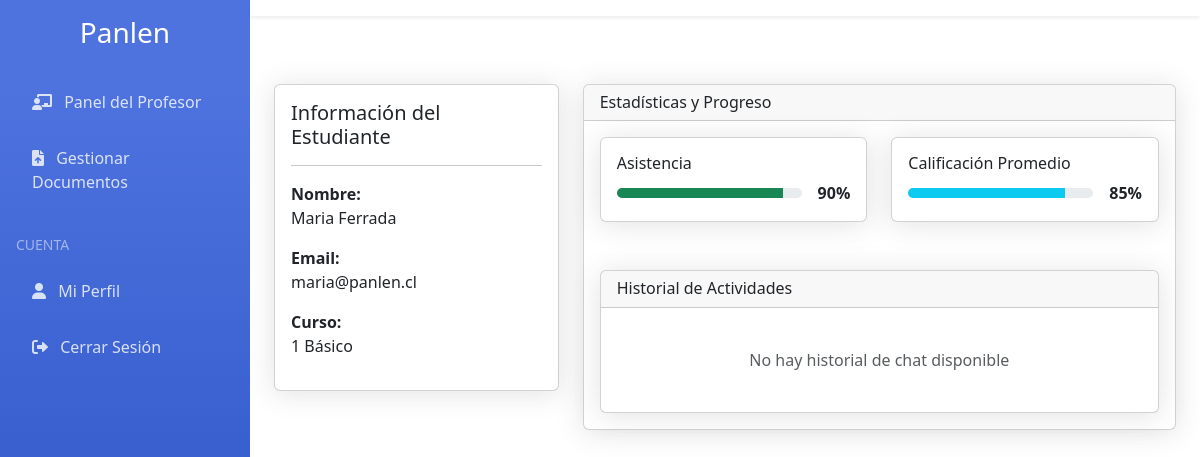
/moderator/curso/3/student/7/ (signed in), run on the app's committed database.
### accounts/models.py (models this page shows, shortened)
class User(AbstractUser):
    USER_TYPE_CHOICES = (
        ('student', 'Estudiante'),
        ('moderator', 'Profesor'),
        ('admin', 'Administrador'),
    )
    user_type = models.CharField(max_length=10, choices=USER_TYPE_CHOICES, default='student')
    specialization = models.CharField(max_length=100, blank=True, null=True, help_text='Especialización del profesor')
    class Meta:
        db_table = 'users'

class Curso(models.Model):
    name = models.CharField(max_length=100)
    description = models.TextField(blank=True)
    moderators = models.ManyToManyField(User, related_name='moderated_courses')
    members = models.ManyToManyField(User, related_name='member_courses')
    active = models.BooleanField(default=True)
    created_at = models.DateTimeField(auto_now_add=True)
    updated_at = models.DateTimeField(auto_now=True)
    class Meta:
        db_table = 'cursos'

### moderator/views.py (the view, shortened to what this page needs)
# urls.py: path('curso/<int:curso_id>/student/<int:student_id>/', views.student_progress, name='student_progress'),
@login_required
@user_passes_test(is_moderator)
def student_progress(request, curso_id, student_id):
    curso = get_object_or_404(Curso, id=curso_id, moderators=request.user)
    student = get_object_or_404(User, id=student_id, user_type='student')
    chat_sessions = ChatSession.objects.filter(user=student).order_by('-created_at')
    chat_history = []
    context = {
        'curso': curso,
        'student': student,
        'chat_history': chat_history,
    }
    return render(request, 'moderator/student_progress.html', context)

### moderator/views.py (called while the page is built)
def is_moderator(user):
    return user.user_type == 'moderator'

### moderator/templates/moderator/student_progress.html (shortened to what this page needs)
{% extends "base.html" %}
{% block content %}
<div class="row">
    <div class="col-md-4">
        <div class="card">
            <div class="card-body">
                <h5 class="card-title">Información del Estudiante</h5>
                <hr>
                <div class="mb-3">
                    <strong>Nombre:</strong>
                    <p>{{ student.get_full_name|default:student.username }}</p>
                </div>
                <div class="mb-3">
                    <strong>Email:</strong>
                    <p>{{ student.email }}</p>
                </div>
                <div class="mb-3">
                    <strong>Curso:</strong>
                    <p>{{ curso.name }}</p>
                </div>
            </div>
        </div>
    </div>
    <div class="col-md-8">
        <div class="card">
            <div class="card-header">
                <h6 class="mb-0">Estadísticas y Progreso</h6>
            </div>
            <div class="card-body">
                <div class="row">
                    <div class="col-md-6 mb-4">
                        <div class="card">
                            <div class="card-body">
                                <h6 class="card-title">Asistencia</h6>
                                <div class="d-flex align-items-center">
                                    <div class="progress flex-grow-1 me-3" style="height: 10px;">
                                        <div class="progress-bar bg-success" role="progressbar" style="width: 90%"></div>
                                    </div>
                                    <span class="fw-bold">90%</span>
                                </div>
                            </div>
                        </div>
                    </div>
                    <div class="col-md-6 mb-4">
                        <div class="card">
                            <div class="card-body">
                                <h6 class="card-title">Calificación Promedio</h6>
                                <div class="d-flex align-items-center">
                                    <div class="progress flex-grow-1 me-3" style="height: 10px;">
                                        <div class="progress-bar bg-info" role="progressbar" style="width: 85%"></div>
                                    </div>
                                    <span class="fw-bold">85%</span>
                                </div>
                            </div>
                        </div>
                    </div>
                </div>
                <div class="col-12 mt-4">
                    <div class="card">
                        <div class="card-header">
                            <h6 class="mb-0">Historial de Actividades</h6>
                        </div>
                        <div class="card-body">
                            <div class="accordion" id="chatHistoryAccordion">
                                {% for chat in chat_history %}
                                <div class="accordion-item">
                                    <h2 class="accordion-header" id="heading{{ chat.session.id }}">
                                        <button class="accordion-button collapsed" type="button" data-bs-toggle="collapse"
                                                data-bs-target="#collapse{{ chat.session.id }}" aria-expanded="false"
                                                aria-controls="collapse{{ chat.session.id }}">
                                            Sesión del {{ chat.session.created_at|date:"d/m/Y H:i" }}
                                            <span class="badge bg-primary ms-2">{{ chat.message_count }} mensajes</span>
                                        </button>
                                    </h2>
                                    <div id="collapse{{ chat.session.id }}" class="accordion-collapse collapse"
                                         aria-labelledby="heading{{ chat.session.id }}" data-bs-parent="#chatHistoryAccordion">
                                        <div class="accordion-body">
                                            <div class="chat-messages">
                                                {% for message in chat.messages %}
                                                <div class="message {% if message.role == 'user' %}user-message{% else %}bot-message{% endif %} mb-3">
                                                    <div class="message-header">
                                                        <small class="text-muted">
                                                            {{ message.role|title }} - {{ message.created_at|date:"H:i" }}
                                                        </small>
                                                    </div>
                                                    <div class="message-content mt-1">
                                                        {{ message.content|linebreaksbr }}
                                                    </div>
                                                </div>
                                                {% endfor %}
                                            </div>
                                        </div>
                                    </div>
                                </div>
                                {% empty %}
                                <div class="text-center py-4">
                                    <p class="text-muted mb-0">No hay historial de chat disponible</p>
                                </div>
                                {% endfor %}
                            </div>
                        </div>
                    </div>
                </div>
            </div>
        </div>
    </div>
</div>
{% endblock %}

### templates/base.html (style rules this page uses)
:root { --primary-color: #4e73df; --secondary-color: #858796; --sidebar-width: 250px; }
.card { box-shadow: 0 .15rem 1.75rem 0 rgba(58,59,69,.15); }

### data on the page
User: get_full_name "Maria Ferrada", email "maria@panlen.cl"
Curso: name "1 Básico"
